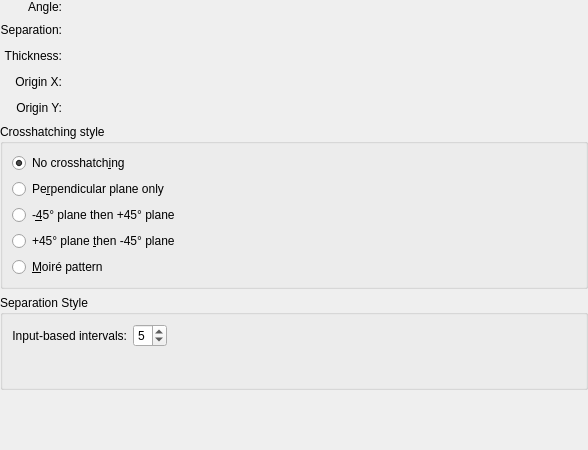
<?xml version="1.0" encoding="UTF-8"?>
<ui version="4.0">
 <class>WdgHatchingOptions</class>
 <widget class="QWidget" name="WdgHatchingOptions">
  <property name="geometry">
   <rect>
    <x>0</x>
    <y>0</y>
    <width>588</width>
    <height>450</height>
   </rect>
  </property>
  <property name="sizePolicy">
   <sizepolicy hsizetype="Preferred" vsizetype="Preferred">
    <horstretch>0</horstretch>
    <verstretch>0</verstretch>
   </sizepolicy>
  </property>
  <layout class="QVBoxLayout" name="verticalLayout_2">
   <property name="leftMargin">
    <number>0</number>
   </property>
   <property name="topMargin">
    <number>0</number>
   </property>
   <property name="rightMargin">
    <number>0</number>
   </property>
   <property name="bottomMargin">
    <number>0</number>
   </property>
   <item>
    <layout class="QGridLayout" name="gridLayout">
     <item row="2" column="1">
      <widget class="KisDoubleSliderSpinBox" name="thicknessKisDoubleSliderSpinBox" native="true">
       <property name="sizePolicy">
        <sizepolicy hsizetype="Minimum" vsizetype="Expanding">
         <horstretch>1</horstretch>
         <verstretch>1</verstretch>
        </sizepolicy>
       </property>
       <property name="minimumSize">
        <size>
         <width>0</width>
         <height>20</height>
        </size>
       </property>
       <property name="maximumSize">
        <size>
         <width>16777215</width>
         <height>23</height>
        </size>
       </property>
      </widget>
     </item>
     <item row="3" column="0">
      <widget class="QLabel" name="label_22">
       <property name="sizePolicy">
        <sizepolicy hsizetype="Preferred" vsizetype="Preferred">
         <horstretch>0</horstretch>
         <verstretch>0</verstretch>
        </sizepolicy>
       </property>
       <property name="text">
        <string>Origin X:</string>
       </property>
       <property name="alignment">
        <set>Qt::AlignRight|Qt::AlignTrailing|Qt::AlignVCenter</set>
       </property>
      </widget>
     </item>
     <item row="4" column="1">
      <widget class="KisDoubleSliderSpinBox" name="originYKisDoubleSliderSpinBox" native="true">
       <property name="sizePolicy">
        <sizepolicy hsizetype="Minimum" vsizetype="Expanding">
         <horstretch>1</horstretch>
         <verstretch>1</verstretch>
        </sizepolicy>
       </property>
       <property name="minimumSize">
        <size>
         <width>0</width>
         <height>20</height>
        </size>
       </property>
       <property name="maximumSize">
        <size>
         <width>16777215</width>
         <height>23</height>
        </size>
       </property>
      </widget>
     </item>
     <item row="1" column="1">
      <widget class="KisDoubleSliderSpinBox" name="separationKisDoubleSliderSpinBox" native="true">
       <property name="sizePolicy">
        <sizepolicy hsizetype="Minimum" vsizetype="Expanding">
         <horstretch>1</horstretch>
         <verstretch>1</verstretch>
        </sizepolicy>
       </property>
       <property name="minimumSize">
        <size>
         <width>0</width>
         <height>20</height>
        </size>
       </property>
       <property name="maximumSize">
        <size>
         <width>16777215</width>
         <height>23</height>
        </size>
       </property>
      </widget>
     </item>
     <item row="2" column="0">
      <widget class="QLabel" name="label_20">
       <property name="sizePolicy">
        <sizepolicy hsizetype="Preferred" vsizetype="Preferred">
         <horstretch>0</horstretch>
         <verstretch>0</verstretch>
        </sizepolicy>
       </property>
       <property name="text">
        <string>Thickness:</string>
       </property>
       <property name="alignment">
        <set>Qt::AlignRight|Qt::AlignTrailing|Qt::AlignVCenter</set>
       </property>
      </widget>
     </item>
     <item row="0" column="0">
      <widget class="QLabel" name="label_14">
       <property name="sizePolicy">
        <sizepolicy hsizetype="Preferred" vsizetype="Preferred">
         <horstretch>0</horstretch>
         <verstretch>0</verstretch>
        </sizepolicy>
       </property>
       <property name="layoutDirection">
        <enum>Qt::LeftToRight</enum>
       </property>
       <property name="frameShape">
        <enum>QFrame::NoFrame</enum>
       </property>
       <property name="text">
        <string>Angle:</string>
       </property>
       <property name="scaledContents">
        <bool>false</bool>
       </property>
       <property name="alignment">
        <set>Qt::AlignRight|Qt::AlignTrailing|Qt::AlignVCenter</set>
       </property>
      </widget>
     </item>
     <item row="3" column="1">
      <widget class="KisDoubleSliderSpinBox" name="originXKisDoubleSliderSpinBox" native="true">
       <property name="sizePolicy">
        <sizepolicy hsizetype="Minimum" vsizetype="Expanding">
         <horstretch>1</horstretch>
         <verstretch>1</verstretch>
        </sizepolicy>
       </property>
       <property name="minimumSize">
        <size>
         <width>0</width>
         <height>20</height>
        </size>
       </property>
       <property name="maximumSize">
        <size>
         <width>16777215</width>
         <height>23</height>
        </size>
       </property>
      </widget>
     </item>
     <item row="4" column="0">
      <widget class="QLabel" name="label_24">
       <property name="sizePolicy">
        <sizepolicy hsizetype="Preferred" vsizetype="Preferred">
         <horstretch>0</horstretch>
         <verstretch>0</verstretch>
        </sizepolicy>
       </property>
       <property name="text">
        <string>Origin Y:</string>
       </property>
       <property name="alignment">
        <set>Qt::AlignRight|Qt::AlignTrailing|Qt::AlignVCenter</set>
       </property>
      </widget>
     </item>
     <item row="1" column="0">
      <widget class="QLabel" name="label_18">
       <property name="sizePolicy">
        <sizepolicy hsizetype="Preferred" vsizetype="Preferred">
         <horstretch>0</horstretch>
         <verstretch>0</verstretch>
        </sizepolicy>
       </property>
       <property name="text">
        <string>Separation:</string>
       </property>
       <property name="alignment">
        <set>Qt::AlignRight|Qt::AlignTrailing|Qt::AlignVCenter</set>
       </property>
      </widget>
     </item>
     <item row="0" column="1">
      <layout class="QHBoxLayout" name="horizontalLayout">
       <property name="spacing">
        <number>0</number>
       </property>
       <item>
        <widget class="KisAngleSelector" name="angleKisAngleSelector" native="true"/>
       </item>
       <item>
        <spacer name="horizontalSpacer">
         <property name="orientation">
          <enum>Qt::Horizontal</enum>
         </property>
         <property name="sizeHint" stdset="0">
          <size>
           <width>0</width>
           <height>0</height>
          </size>
         </property>
        </spacer>
       </item>
      </layout>
     </item>
    </layout>
   </item>
   <item>
    <widget class="QGroupBox" name="groupBox">
     <property name="minimumSize">
      <size>
       <width>301</width>
       <height>161</height>
      </size>
     </property>
     <property name="title">
      <string>Crosshatching style</string>
     </property>
     <property name="checkable">
      <bool>false</bool>
     </property>
     <property name="checked">
      <bool>false</bool>
     </property>
     <layout class="QVBoxLayout" name="verticalLayout">
      <item>
       <widget class="QRadioButton" name="noCrosshatchingRadioButton">
        <property name="sizePolicy">
         <sizepolicy hsizetype="Maximum" vsizetype="Fixed">
          <horstretch>0</horstretch>
          <verstretch>0</verstretch>
         </sizepolicy>
        </property>
        <property name="minimumSize">
         <size>
          <width>210</width>
          <height>0</height>
         </size>
        </property>
        <property name="text">
         <string>No crosshatch&amp;ing</string>
        </property>
        <property name="checked">
         <bool>true</bool>
        </property>
       </widget>
      </item>
      <item>
       <widget class="QRadioButton" name="perpendicularRadioButton">
        <property name="sizePolicy">
         <sizepolicy hsizetype="Maximum" vsizetype="Fixed">
          <horstretch>0</horstretch>
          <verstretch>0</verstretch>
         </sizepolicy>
        </property>
        <property name="minimumSize">
         <size>
          <width>210</width>
          <height>0</height>
         </size>
        </property>
        <property name="text">
         <string>Pe&amp;rpendicular plane only</string>
        </property>
        <property name="checked">
         <bool>false</bool>
        </property>
       </widget>
      </item>
      <item>
       <widget class="QRadioButton" name="minusThenPlusRadioButton">
        <property name="sizePolicy">
         <sizepolicy hsizetype="Maximum" vsizetype="Fixed">
          <horstretch>0</horstretch>
          <verstretch>0</verstretch>
         </sizepolicy>
        </property>
        <property name="minimumSize">
         <size>
          <width>210</width>
          <height>0</height>
         </size>
        </property>
        <property name="text">
         <string>-&amp;45° plane then +45° plane</string>
        </property>
       </widget>
      </item>
      <item>
       <widget class="QRadioButton" name="plusThenMinusRadioButton">
        <property name="sizePolicy">
         <sizepolicy hsizetype="Maximum" vsizetype="Fixed">
          <horstretch>0</horstretch>
          <verstretch>0</verstretch>
         </sizepolicy>
        </property>
        <property name="minimumSize">
         <size>
          <width>210</width>
          <height>0</height>
         </size>
        </property>
        <property name="text">
         <string>+45° plane &amp;then -45° plane</string>
        </property>
       </widget>
      </item>
      <item>
       <widget class="QRadioButton" name="moirePatternRadioButton">
        <property name="sizePolicy">
         <sizepolicy hsizetype="Maximum" vsizetype="Fixed">
          <horstretch>0</horstretch>
          <verstretch>0</verstretch>
         </sizepolicy>
        </property>
        <property name="minimumSize">
         <size>
          <width>210</width>
          <height>0</height>
         </size>
        </property>
        <property name="text">
         <string>&amp;Moiré pattern</string>
        </property>
       </widget>
      </item>
     </layout>
    </widget>
   </item>
   <item>
    <widget class="QGroupBox" name="groupBox_2">
     <property name="minimumSize">
      <size>
       <width>301</width>
       <height>95</height>
      </size>
     </property>
     <property name="title">
      <string>Separation Style</string>
     </property>
     <property name="checkable">
      <bool>false</bool>
     </property>
     <property name="checked">
      <bool>false</bool>
     </property>
     <layout class="QFormLayout" name="formLayout">
      <item row="0" column="0">
       <widget class="QLabel" name="label">
        <property name="text">
         <string>Input-based intervals:</string>
        </property>
        <property name="alignment">
         <set>Qt::AlignRight|Qt::AlignTrailing|Qt::AlignVCenter</set>
        </property>
       </widget>
      </item>
      <item row="0" column="1">
       <widget class="KisIntParseSpinBox" name="separationIntervalSpinBox">
        <property name="sizePolicy">
         <sizepolicy hsizetype="Maximum" vsizetype="Fixed">
          <horstretch>0</horstretch>
          <verstretch>0</verstretch>
         </sizepolicy>
        </property>
        <property name="accelerated">
         <bool>false</bool>
        </property>
        <property name="keyboardTracking">
         <bool>false</bool>
        </property>
        <property name="minimum">
         <number>2</number>
        </property>
        <property name="maximum">
         <number>7</number>
        </property>
        <property name="value">
         <number>5</number>
        </property>
       </widget>
      </item>
     </layout>
    </widget>
   </item>
   <item>
    <spacer name="verticalSpacer">
     <property name="orientation">
      <enum>Qt::Vertical</enum>
     </property>
     <property name="sizeHint" stdset="0">
      <size>
       <width>0</width>
       <height>0</height>
      </size>
     </property>
    </spacer>
   </item>
  </layout>
 </widget>
 <customwidgets>
  <customwidget>
   <class>KisIntParseSpinBox</class>
   <extends>QSpinBox</extends>
   <header>kis_int_parse_spin_box.h</header>
  </customwidget>
  <customwidget>
   <class>KisDoubleSliderSpinBox</class>
   <extends>QWidget</extends>
   <header>kis_slider_spin_box.h</header>
   <container>1</container>
  </customwidget>
  <customwidget>
   <class>KisAngleSelector</class>
   <extends>QWidget</extends>
   <header location="global">KisAngleSelector.h</header>
   <container>1</container>
  </customwidget>
 </customwidgets>
 <resources/>
 <connections/>
</ui>
